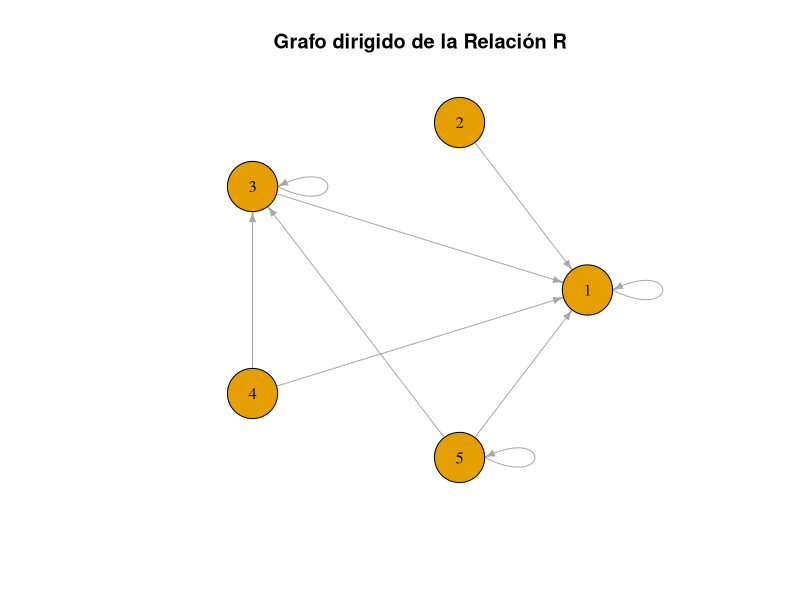

Generate this figure with R:
# install.packages("igraph")
library(igraph)

# Define el conjunto A
A <- c(1, 2, 3, 4, 5)

# Inicializa una matriz para la relación R con ceros
R_matrix <- matrix(0, nrow=length(A), ncol=length(A))

# Llena la matriz según la condición dada de la relación aRb si a > b y b es impar
for (i in 1:length(A)) {
  for (j in 1:length(A)) {
    if (A[i] >= A[j] && A[j] %% 2 == 1) {
      R_matrix[i, j] <- 1
    }
  }
}

# Imprime la matriz R
print("Matriz R:")
print(R_matrix)

# Verifica si la relación es reflexiva
is_reflexive <- all(diag(R_matrix) == 1)

# Verifica si la relación es irreflexiva
is_irreflexive <- all(diag(R_matrix) == 0)

# Imprime si la relación es reflexiva o irreflexiva
if(is_reflexive) {
  print("La relación es reflexiva.")
} else if (is_irreflexive) {
  print("La relación es irreflexiva.")
} else {
  print("La relación no es reflexiva ni irreflexiva.")
}

# Verifica si la relación es simétrica
is_symmetric <- all(R_matrix == t(R_matrix))

# Verifica si la relación es asimétrica
is_asymmetric <- all((R_matrix * t(R_matrix)) == 0)

# Imprime si la relación es simétrica o asimétrica
if(is_symmetric) {
  print("La relación es simétrica.")
} else if(is_asymmetric) {
  print("La relación es asimétrica.")
} else {
  print("La relación no es ni simétrica ni asimétrica.")
}

# Verifica si la relación es antisimétrica
is_antisymmetric <- all((R_matrix * t(R_matrix)) == diag(diag(R_matrix)))

# Imprime si la relación es antisimétrica
if(is_antisymmetric) {
  print("La relación es antisimétrica.")
} else {
  print("La relación no es antisimétrica.")
}

# Calcula la matriz resultante de la multiplicación de R por sí misma
R_squared <- R_matrix %*% R_matrix

# Verifica si la relación es transitiva
is_transitive <- all((R_squared <= 1) | (R_matrix == 1))

# Imprime si la relación es transitiva
if(is_transitive) {
  print("La relación es transitiva.")
} else {
  print("La relación no es transitiva.")
}

# Crea el grafo a partir de la matriz de adyacencia
g <- graph_from_adjacency_matrix(R_matrix, mode="directed", diag=TRUE)

# Grafica el grafo
plot(g, layout=layout_in_circle, vertex.size=30, vertex.label=names(A), 
     edge.arrow.size=0.5, main="Grafo dirigido de la Relación R")

# Si la relación cumple con las 3 propiedades, encuentra las clases de equivalencia y la partición
if (is_reflexive && is_symmetric && is_transitive) {
  # Encuentra las clases de equivalencia y la partición
  equivalence_classes <- list()
  partition <- list()
  
  for (element in A) {
    class_index <- find_equivalence_class(element, equivalence_classes)
    if (is.null(class_index)) {
      equivalence_classes[[length(equivalence_classes) + 1]] <- element
    } else {
      equivalence_classes[[class_index]] <- c(equivalence_classes[[class_index]], element)
    }
  }
  
  for (i in seq_along(equivalence_classes)) {
    partition[[i]] <- equivalence_classes[[i]]
  }
  
  # Imprime las clases de equivalencia y la partición
  cat("Clases de Equivalencia:\n")
  for (i in seq_along(equivalence_classes)) {
    cat("Clase", i, ":", equivalence_classes[[i]], "\n")
  }
  
  cat("\nPartición:\n")
  for (i in seq_along(partition)) {
    cat("Subset", i, ":", partition[[i]], "\n")
  }
} else {
  print("La relación no cumple con las tres propiedades: reflexividad, simetría y transitividad.")
}

# Función para encontrar la clase de equivalencia de un elemento
find_equivalence_class <- function(element, equivalence_classes) {
  for (i in seq_along(equivalence_classes)) {
    if (element %in% equivalence_classes[[i]]) {
      return(i)
    }
  }
  return(NULL)
}